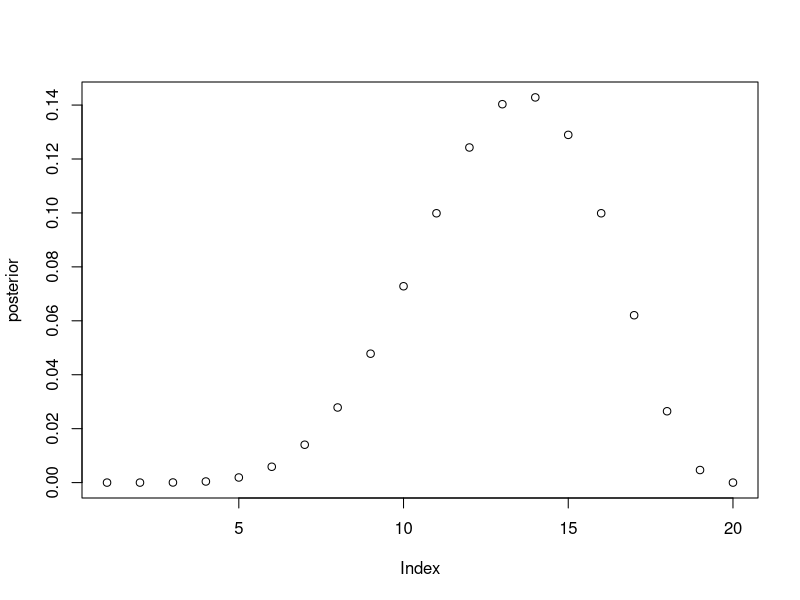

The R source for this figure:
#Globe tossing ex 


#step 1: 
#Define the grid. This means you decide how many points to use in estimating the posterior, and then you make 
# a list of the parameter values on the grid 
p_grid <- seq(from = 0, to = 1, length.out=20)

#Step 2: 
#Compute the value of the prior at each parameter value on the grid 
prior <- rep(1,20)

#Step 3: 
#Compute the likelihood at each parameter value
likelihood <- dbinom(6, size=9, prob=p_grid)

#Step 4:
#Compute the unstandardized posterior at each parameter value, by multiplying the prior to the likelihood
unstandardized.posterior <- likelihood * prior 

#Step 5: 
#Standardize the posterior by dividing each value by the sum of all values 
posterior <- unstandardized.posterior / sum(unstandardized.posterior)
plot(posterior)